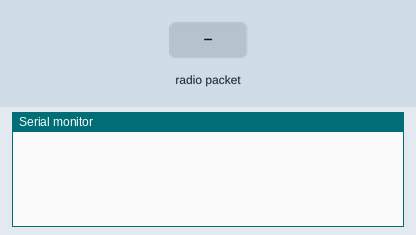
This sketch was run on a simulated Arduino Uno, built with avr-gcc and run on an emulated ATmega328P. Parts: the last lines printed to the serial monitor. Inputs (shaded band) come from the test bench. No radio packets arrive unless stated.

Above: at 1.2 s.
1.3 s: radio packet "1" arrives
At 2.3 s:
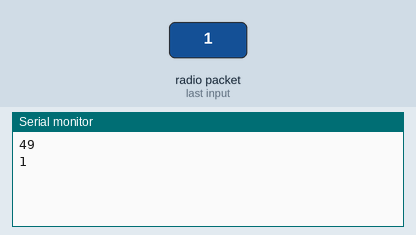
2.8 s: radio packet "0" arrives
At 3.4 s:
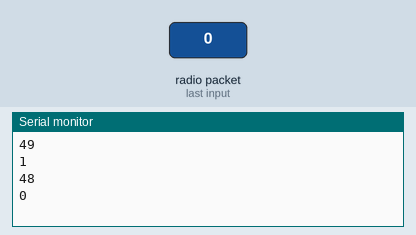
4.3 s: radio packet "2" arrives
At 5.7 s:
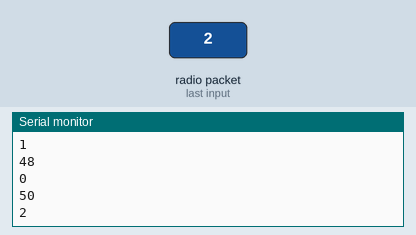

The sketch:

receiver-test.ino
```cpp
#include <Arduino.h>
#include <VirtualWire.h>

void setup()
{
  vw_set_ptt_inverted(true); // Required for DR3100
  vw_set_rx_pin(8);
  vw_setup(4000); // Bits per sec
  vw_rx_start();  // Start the receiver PLL running
  // pinMode(0, INPUT);
  // pinMode(1, INPUT);
  // pinMode(2, INPUT);
  Serial.begin(9600);
  // pinMode(8, INPUT);
}

void loop()
{
  uint8_t buf[VW_MAX_MESSAGE_LEN];
  uint8_t buflen = VW_MAX_MESSAGE_LEN;
  // Serial.println("Waiting for message...");
  if (vw_get_message(buf, &buflen))
  {
    Serial.println(buf[0]);

    for (int i = 0; i < buflen; i++)
    {
      char c = buf[i];
      Serial.print(c);
      Serial.print(" ");
    }

    Serial.println();

    // if (buf[0] == '1')
    // {
    //   DigiKeyboard.sendKeyStroke(KEY_0);
    // }
    // if (buf[0] == '0')
    // {
    //   DigiKeyboard.sendKeyStroke(KEY_1);
    // }
  }

  // delay(1000);
  // // DigiKeyboard.sendKeyStroke(KEY_A);

  // Serial.println(digitalRead(8));
}
```

Measured:
- after the input at 1.3 s, the serial monitor: prints a new line at once (image 1)
- after the input at 2.8 s, the serial monitor: prints a new line at once (image 2)
- after the input at 4.3 s, the serial monitor: prints a new line at once (image 3)
